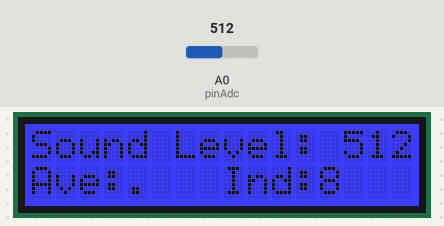
Simulated run of this sketch. Board: Arduino Uno, built with avr-gcc and run on an emulated ATmega328P. Shown: 16×2 character LCD. Inputs (shaded band) come from the test bench; at power-on: A0 (pinAdc) = 512. What the sketch prints to the serial monitor is not drawn.

Above: at 2.2 s.
2.3 s: A0 (pinAdc) set to 751
At 2.47 s:
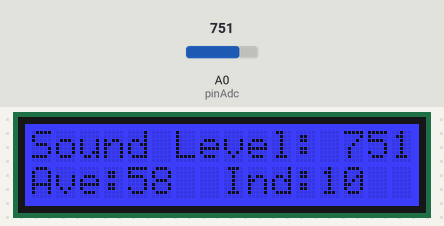
5.3 s: A0 (pinAdc) set to 785
At 5.65 s:
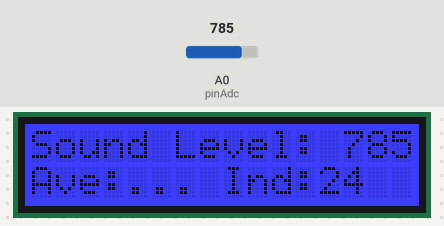
7.0 s: A0 (pinAdc) set to 900
At 7.11 s:
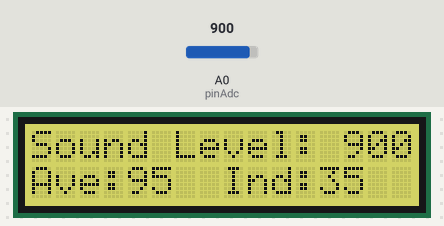
8.9 s: A0 (pinAdc) set to 90
At 9.49 s:
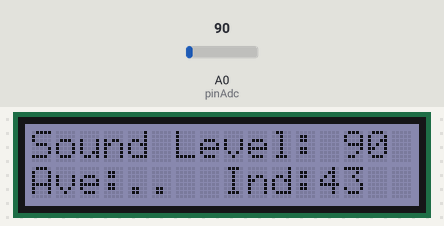
11.3 s: A0 (pinAdc) set to 110
At 11.46 s:
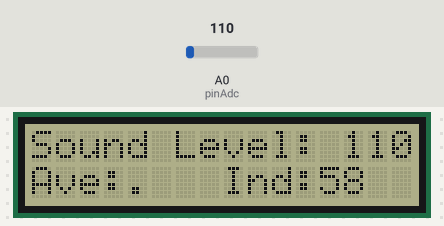
13.3 s: A0 (pinAdc) set to 716
At 13.45 s:
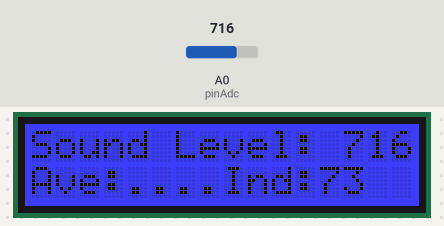

The sketch:

main.ino
```cpp
#include <Wire.h>
#include "rgb_lcd.h"

rgb_lcd lcd;
const int pinAdc = A0;

int cR;
int cG;
int cB;

const int quiet = 50;
const int loud = 150;
//const int loudThreshold;
const int knockThreshold = 500;
const int ARRAYSIZE = 100;
int soundLevels[ARRAYSIZE]; //int array of all the sound levels in the past 100ms
int soundIndex; //index of soundLevels array

int sLvl; //current sound level
int average;
int total;
String dots;
int dotsCount;


void setup()
{
    // set up the LCD's number of columns and rows:
    lcd.begin(16, 2);

    cR = 255;
    cG = 150;
    cB = 0;
    lcd.setRGB(cR, cG, cB);
    for(int i = 0; i < ARRAYSIZE; i++){
      soundLevels[i] = 0;
    }
    sLvl = 0;
    average = 0;
    total = 0;
    Serial.begin(115200);

    dots = ".";
    dotsCount = 1;
    delay(1000);
}

void loop()
{
    sLvl = analogRead(pinAdc);

    //lowpass filter
    if(sLvl < 70){
      sLvl = 70;
    }
    total = total - soundLevels[soundIndex];
    soundLevels[soundIndex] = sLvl; //Adds sound level to the array at index soundIndex
    total = total + soundLevels[soundIndex];
    average = total/ARRAYSIZE;

    if(average>loud){
      printTooLoud();
      Serial.println("loud");

      //clears array
      for(int i = 0; i < ARRAYSIZE; i++){
      soundLevels[i] = 0;
      }
      total = 0;
      average = 0;
    }

    Serial.println(sLvl);
    updateColor(sLvl);
    printStats();

    //causes the index to loop from 1 - 99;
    soundIndex++;
    if(soundIndex >= 100){
      soundIndex = 0;
    }
    delay(100);
}

void printStats(){
    lcd.clear();
    lcd.setCursor(0,0);
    lcd.print("Sound Level: ");
    lcd.print(sLvl);

    // prints average
    lcd.setCursor(0, 1);
    lcd.print("Ave:");
    //if average is less then quiet then the average is still building up, so it prints a dots animation
    if(average < quiet){
      lcd.print(dots);
      dots = dots +('.');
      dotsCount++;
      if(dotsCount>4){
        dots = ".";
        dotsCount=1;}
    }else{
      lcd.print(average);
    }

    //prints Index
    lcd.setCursor(8, 2);
    lcd.print("Ind:");
    lcd.print(soundIndex);
}

void printTooLoud(){
    lcd.clear();
    lcd.setRGB(255, 0, 0);//Sets color to red
    //lcd.print("Too damn loud!");

    for(int i = 0; i < 10; i++){
      printStats();
      lcd.setRGB(255, 255, 255);
      delay(50);
      lcd.setRGB(255, 0, 0);
      delay(50);
    }
}

void updateColor(int soundLevel){
    int colorVal = (255 * (sLvl-quiet))/(loud - quiet);

    cR = colorVal;
    cB = 255 - colorVal;
    cG = colorVal;

    if(cR > 255){cR = 255;}
    if(cG > 255){cG = 255;}
    if(cB > 255){cB = 255;}

    if(cR < 0){cR = 0;}
    if(cG < 0){cG = 0;}
    if(cB < 0){cB = 0;}

    lcd.setRGB(cR, cG, cB);
}
```

Measured:
- after the input at 7.0 s, the display: changes at once (image 3)
- after the input at 8.9 s, the display: first differs from a run without the input after 0.53 s (image 4)
- after the input at 11.3 s, the display: changes after 0.10 s (image 5)
- after the input at 13.3 s, the display: changes after 0.09 s (image 6)
